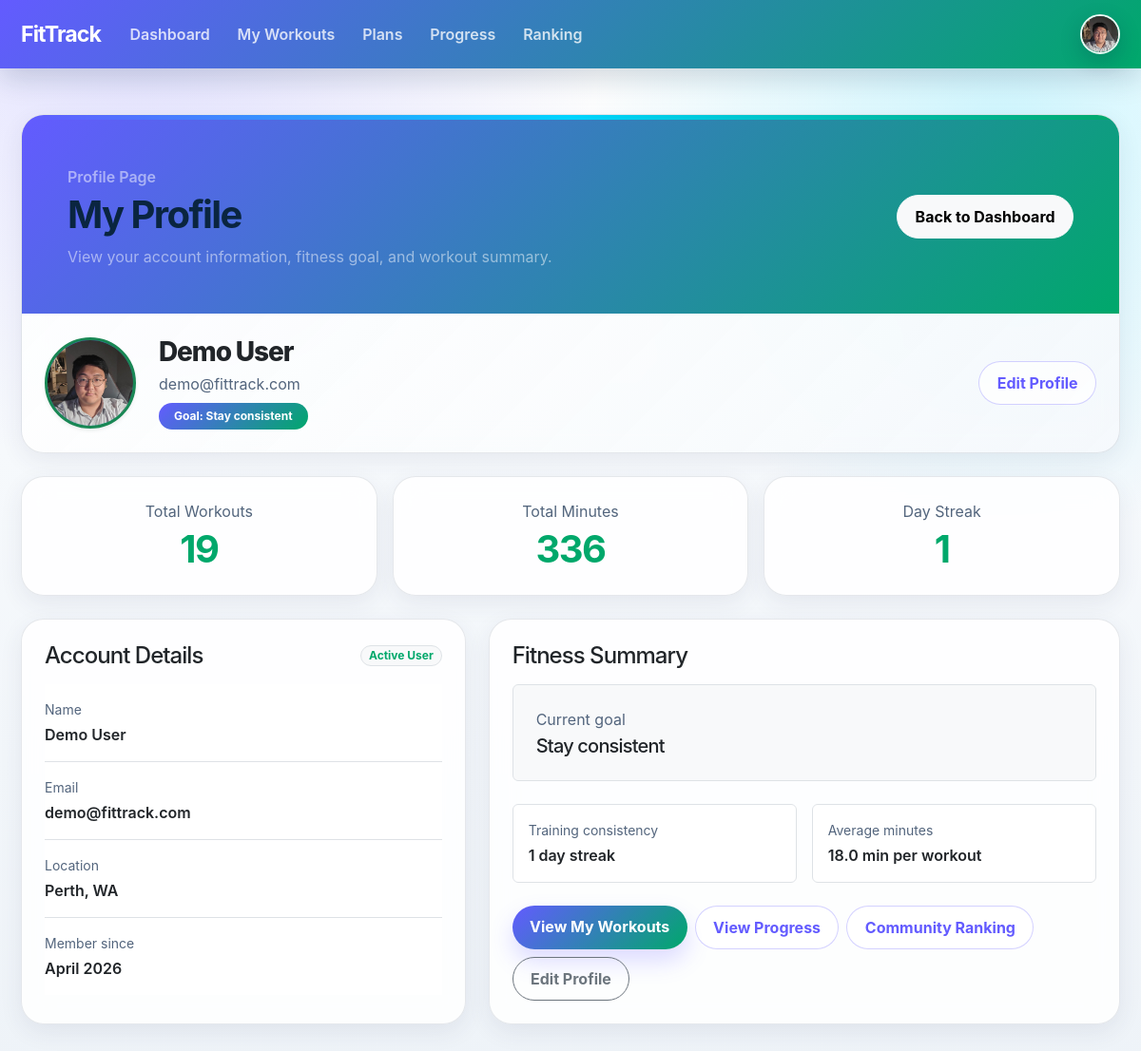
Screenshot of /profile (signed in) with the database file from the repository.
### app.py (models this page shows, shortened)
class User(db.Model):
    __tablename__ = "users"
    id = db.Column(db.Integer, primary_key=True)
    name = db.Column(db.String(100), nullable=False)
    email = db.Column(db.String(120), unique=True, nullable=False)
    password_hash = db.Column(db.String(255), nullable=False)
    goal = db.Column(db.String(200), nullable=True)
    member_since = db.Column(db.String(50), nullable=True)
    location = db.Column(db.String(100), nullable=True)
    avatar_filename = db.Column(db.String(255), nullable=True)
    show_public_profile = db.Column(db.Boolean, nullable=False, default=True)
    show_public_fitness = db.Column(db.Boolean, nullable=False, default=True)
    workouts = db.relationship(
        "Workout",
        backref="owner",
        lazy=True,
        cascade="all, delete-orphan"
    )

### app.py (the view)
@app.route("/profile")
def profile():
    if not is_logged_in():
        return redirect(url_for("login"))
    user = current_user()
    if user is None:
        session.clear()
        return redirect(url_for("login"))
    statistics = get_statistics(user)
    profile_data = user_to_profile_dict(user)
    return render_template(
        "profile.html",
        profile=profile_data,
        statistics=statistics,
    )

### templates/profile.html (shortened to what this page needs)
<!doctype html>
<html lang="en">
<head>
    <link
        href="https://cdn.jsdelivr.net/npm/bootstrap@5.3.3/dist/css/bootstrap.min.css"
        rel="stylesheet"
    >
    <link
        rel="stylesheet"
        href="{{ url_for('static', filename='css/styles.css') }}"
    >
</head>
<body class="bg-light">
    <header>
        <nav class="navbar navbar-expand-lg navbar-dark bg-success">
            <div class="container">
                <a class="navbar-brand fw-bold" href="{% if session.get('user_id') %}{{ url_for('dashboard') }}{% else %}{{ url_for('home') }}{% endif %}">
    FitTrack
</a>
                <div class="collapse navbar-collapse" id="appNav">
                    <ul class="navbar-nav me-auto align-items-lg-center">
                        <li class="nav-item">
                            <a class="nav-link" href="{{ url_for('dashboard') }}">Dashboard</a>
                        </li>
                        <li class="nav-item">
                            <a class="nav-link" href="{{ url_for('workouts') }}">My Workouts</a>
                        </li>
                        <li class="nav-item">
                            <a class="nav-link" href="{{ url_for('plans') }}">Plans</a>
                        </li>
                        <li class="nav-item">
                            <a class="nav-link" href="{{ url_for('progress') }}">Progress</a>
                        </li>
                        <li class="nav-item">
                            <a class="nav-link" href="{{ url_for('ranking') }}">Ranking</a>
                        </li>
                    </ul>
                    <div class="d-flex align-items-center mt-3 mt-lg-0">
                        <div class="dropdown">
                            <button
                                class="btn p-0 border-0 bg-transparent profile-dropdown-toggle"
                                type="button"
                                data-bs-toggle="dropdown"
                                aria-expanded="false"
                                aria-label="Open profile menu"
                            >
                                {% if nav_profile and nav_profile.avatar_filename %}
                                    <img
                                        src="{{ url_for('static', filename='uploads/' ~ nav_profile.avatar_filename) }}"
                                        alt="Profile"
                                        class="profile-icon"
                                    >
                                {% endif %}
                            </button>
                        </div>
                    </div>
                </div>
            </div>
        </nav>
    </header>
    <main class="py-5">
        <div class="container">
            <section class="mb-4">
                <div class="card shadow-sm border-0 hero-card overflow-hidden">
                    <div class="card-body p-0">
                        <div class="bg-success text-white p-4 p-md-5">
                            <div class="row align-items-center g-4">
                                <div class="col-md-8">
                                    <p class="text-white-50 fw-semibold mb-1">Profile Page</p>
                                    <h1 class="display-6 fw-bold mb-2">My Profile</h1>
                                    <p class="mb-0 text-white-50">
                                        View your account information, fitness goal, and workout summary.
                                    </p>
                                </div>
                                <div class="col-md-4 text-md-end">
                                    <a href="{{ url_for('dashboard') }}" class="btn btn-light">
                                        Back to Dashboard
                                    </a>
                                </div>
                            </div>
                        </div>
                        <div class="p-4">
                            <div class="d-flex flex-column flex-md-row align-items-md-center gap-4">
                                <div
                                    class="rounded-circle bg-success text-white d-flex align-items-center justify-content-center shadow-sm border border-3 border-success overflow-hidden"
                                    style="width: 96px; height: 96px; font-size: 2rem; font-weight: 700;"
                                >
                                    {% if profile.avatar_filename %}
                                        <img
                                            src="{{ url_for('static', filename='uploads/' ~ profile.avatar_filename) }}"
                                            alt="Profile avatar"
                                            class="w-100 h-100"
                                            style="object-fit: cover;"
                                        >
                                    {% else %}
                                        {{ profile.name[0] }}
                                    {% endif %}
                                </div>
                                <div class="flex-grow-1">
                                    <h2 class="h3 mb-1">{{ profile.name }}</h2>
                                    <p class="text-muted mb-2">{{ profile.email }}</p>
                                    <span class="badge text-bg-success px-3 py-2">
                                        Goal: {{ profile.goal }}
                                    </span>
                                </div>
                                <div class="text-md-end">
                                    <a href="{{ url_for('edit_profile') }}" class="btn btn-outline-success">
                                        Edit Profile
                                    </a>
                                </div>
                            </div>
                        </div>
                    </div>
                </div>
            </section>
            <section class="mb-4">
                <div class="row text-center g-3">
                    <div class="col-md-4">
                        <div class="card shadow-sm border-0 h-100">
                            <div class="card-body p-4">
                                <p class="text-muted mb-1">Total Workouts</p>
                                <h2 class="display-6 fw-bold text-success mb-0">
                                    {{ statistics.total_workouts }}
                                </h2>
                            </div>
                        </div>
                    </div>
                    <div class="col-md-4">
                        <div class="card shadow-sm border-0 h-100">
                            <div class="card-body p-4">
                                <p class="text-muted mb-1">Total Minutes</p>
                                <h2 class="display-6 fw-bold text-success mb-0">
                                    {{ statistics.total_minutes }}
                                </h2>
                            </div>
                        </div>
                    </div>
                    <div class="col-md-4">
                        <div class="card shadow-sm border-0 h-100">
                            <div class="card-body p-4">
                                <p class="text-muted mb-1">Day Streak</p>
                                <h2 class="display-6 fw-bold text-success mb-0">
                                    {{ statistics.current_streak }}
                                </h2>
                            </div>
                        </div>
                    </div>
                </div>
            </section>
            <section>
                <div class="row g-4">
                    <div class="col-lg-5">
                        <div class="card shadow-sm border-0 h-100">
                            <div class="card-body p-4">
                                <div class="d-flex justify-content-between align-items-center mb-3">
                                    <h2 class="h4 mb-0">Account Details</h2>
                                    <span class="badge text-bg-light text-success border">
                                        Active User
                                    </span>
                                </div>
                                <div class="list-group list-group-flush">
                                    <div class="list-group-item px-0 py-3">
                                        <p class="text-muted small mb-1">Name</p>
                                        <p class="fw-semibold mb-0">{{ profile.name }}</p>
                                    </div>
                                    <div class="list-group-item px-0 py-3">
                                        <p class="text-muted small mb-1">Email</p>
                                        <p class="fw-semibold mb-0">{{ profile.email }}</p>
                                    </div>
                                    <div class="list-group-item px-0 py-3">
                                        <p class="text-muted small mb-1">Location</p>
                                        <p class="fw-semibold mb-0">{{ profile.location }}</p>
                                    </div>
                                    <div class="list-group-item px-0 py-3">
                                        <p class="text-muted small mb-1">Member since</p>
                                        <p class="fw-semibold mb-0">{{ profile.member_since }}</p>
                                    </div>
                                </div>
                            </div>
                        </div>
                    </div>
                    <div class="col-lg-7">
                        <div class="card shadow-sm border-0 h-100">
                            <div class="card-body p-4">
                                <h2 class="h4 mb-3">Fitness Summary</h2>
                                <div class="p-4 rounded bg-light border mb-4">
                                    <p class="text-muted mb-1">Current goal</p>
                                    <h3 class="h5 mb-0">{{ profile.goal }}</h3>
                                </div>
                                <div class="row g-3 mb-4">
                                    <div class="col-md-6">
                                        <div class="p-3 rounded border bg-white h-100">
                                            <p class="text-muted small mb-1">Training consistency</p>
                                            <p class="fw-semibold mb-0">
                                                {{ statistics.current_streak }} day streak
                                            </p>
                                        </div>
                                    </div>
                                    <div class="col-md-6">
                                        <div class="p-3 rounded border bg-white h-100">
                                            <p class="text-muted small mb-1">Average minutes</p>
                                            <p class="fw-semibold mb-0">
                                                {% if statistics.total_workouts > 0 %}
                                                    {{ (statistics.total_minutes / statistics.total_workouts) | round }} min per workout
                                                {% else %}
                                                    0 min per workout
                                                {% endif %}
                                            </p>
                                        </div>
                                    </div>
                                </div>
                                <div class="d-flex flex-wrap gap-2">
                                    <a href="{{ url_for('workouts') }}" class="btn btn-success">
                                        View My Workouts
                                    </a>
                                    <a href="{{ url_for('progress') }}" class="btn btn-outline-success">
                                        View Progress
                                    </a>
                                    <a href="{{ url_for('ranking') }}" class="btn btn-outline-success">
                                        Community Ranking
                                    </a>
                                    <a href="{{ url_for('edit_profile') }}" class="btn btn-outline-secondary">
                                        Edit Profile
                                    </a>
                                </div>
                            </div>
                        </div>
                    </div>
                </div>
            </section>
        </div>
    </main>
</body>
</html>

### rows the page displays
User: avatar_filename (picture), name "Demo User", email "demo@fittrack.com", goal "Stay consistent", location "Perth, WA", member_since "April 2026"

### other values shown
{{ statistics.total_workouts }} "19"
{{ statistics.total_minutes }} "336"
{{ statistics.current_streak }} "1"
{{ (statistics.total_minutes / statistics.total_workouts) | round }} "18.0"
